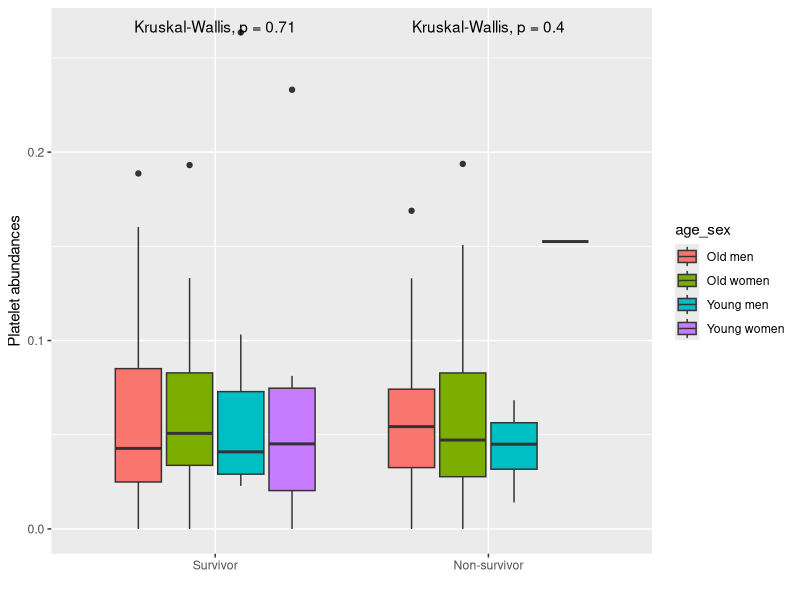

Recreate this plot in R.
# load packages
library(ggplot2)
library(ggpubr)
library(dplyr)
library(stringr)
library(lubridate) # extract date (year,month ....)
library(tidyr) # unite function

#read the datasets
celltypes<-read.table('../summary_data/cell_types/CombinedHPCA.tsv', 
                      sep = '\t', header = TRUE)
head(celltypes)
dim(celltypes)

summary(celltypes$age)

# statistical analysis
t.test(celltypes$Platelets~celltypes$Survivor)

survivor = celltypes[celltypes$Survivor==0,]
death = celltypes[celltypes$Survivor==1,]
names(celltypes)

for (i in 9:26){
  print(names(celltypes)[i])
  result = wilcox.test(survivor[,i],death[,i])
  print(result)
}

# data distribution
platelets <- ggboxplot(celltypes, x = "Survivor", y = "Platelets",
                  order = c('0', '1'),
                  color = "#2E86C1", add = "jitter",
                  add.params = list(size=.2),
                  bxp.errorbar = TRUE, xlab = FALSE,
                  ylab = "Platelet abundances") + 
  scale_x_discrete(labels = c('0' = "Survived", '1' = "Died")) +
  stat_compare_means(label = "p.format", label.x.npc = .5, label.y.npc = .8,
                     size = 5)

# grouped by age&sex
attach(celltypes)
celltypes$age_sex[age <= 35 & sex == 0] <- "Young men"
celltypes$age_sex[age > 35 & sex == 0] <- "Old men"
celltypes$age_sex[age <= 35 & sex == 1] <- "Young women"
celltypes$age_sex[age > 35 & sex == 1] <- "Old women"
# drop NA
celltypes<-celltypes[!is.na(celltypes$age_sex),]
dim(celltypes)
table(celltypes$age_sex)
# statistical analysis

# create boxplot
ggplot(celltypes, aes(x=factor(Survivor), y=Platelets, fill = age_sex)) +
  geom_boxplot() +
  stat_compare_means() +
  ylab(label = "Platelet abundances") +
  xlab(label = "") +
  scale_x_discrete(labels = c('0' = "Survivor", '1' = "Non-survivor"))

